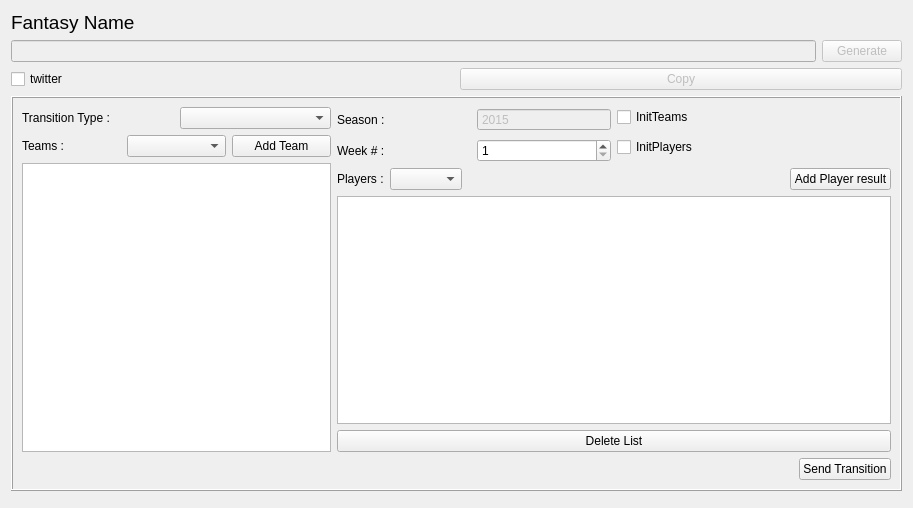
<?xml version="1.0" encoding="UTF-8"?>
<ui version="4.0">
 <class>DataAgentUI</class>
 <widget class="QWidget" name="DataAgentUI">
  <property name="geometry">
   <rect>
    <x>0</x>
    <y>0</y>
    <width>913</width>
    <height>508</height>
   </rect>
  </property>
  <property name="windowTitle">
   <string>Form</string>
  </property>
  <layout class="QGridLayout" name="gridLayout_3">
   <item row="0" column="0">
    <layout class="QGridLayout" name="gridLayout_4">
     <item row="0" column="0">
      <widget class="QLabel" name="fantasynamestatus">
       <property name="font">
        <font>
         <pointsize>14</pointsize>
        </font>
       </property>
       <property name="text">
        <string>Fantasy Name</string>
       </property>
       <property name="textFormat">
        <enum>Qt::RichText</enum>
       </property>
       <property name="alignment">
        <set>Qt::AlignBottom|Qt::AlignLeading|Qt::AlignLeft</set>
       </property>
       <property name="margin">
        <number>0</number>
       </property>
      </widget>
     </item>
     <item row="1" column="0">
      <layout class="QHBoxLayout" name="horizontalLayout">
       <item>
        <widget class="QLineEdit" name="fantasyname">
         <property name="enabled">
          <bool>false</bool>
         </property>
        </widget>
       </item>
       <item>
        <widget class="QPushButton" name="generate">
         <property name="enabled">
          <bool>false</bool>
         </property>
         <property name="text">
          <string>Generate</string>
         </property>
        </widget>
       </item>
      </layout>
     </item>
     <item row="2" column="0">
      <layout class="QHBoxLayout" name="horizontalLayout_2">
       <item>
        <widget class="QCheckBox" name="twitter">
         <property name="layoutDirection">
          <enum>Qt::LeftToRight</enum>
         </property>
         <property name="autoFillBackground">
          <bool>false</bool>
         </property>
         <property name="text">
          <string>twitter</string>
         </property>
        </widget>
       </item>
       <item>
        <widget class="QPushButton" name="copy">
         <property name="enabled">
          <bool>false</bool>
         </property>
         <property name="text">
          <string>Copy</string>
         </property>
        </widget>
       </item>
      </layout>
     </item>
    </layout>
   </item>
   <item row="1" column="0">
    <widget class="QFrame" name="frame_2">
     <property name="frameShape">
      <enum>QFrame::Box</enum>
     </property>
     <property name="frameShadow">
      <enum>QFrame::Raised</enum>
     </property>
     <layout class="QGridLayout" name="gridLayout_2">
      <item row="0" column="0" rowspan="3">
       <layout class="QVBoxLayout" name="verticalLayout">
        <item>
         <layout class="QHBoxLayout" name="horizontalLayout_3">
          <item>
           <widget class="QLabel" name="label">
            <property name="text">
             <string>Transition Type :</string>
            </property>
           </widget>
          </item>
          <item>
           <widget class="QComboBox" name="dataTransitionCombo"/>
          </item>
         </layout>
        </item>
        <item>
         <layout class="QHBoxLayout" name="horizontalLayout_4">
          <item>
           <widget class="QLabel" name="label_2">
            <property name="text">
             <string>Teams :</string>
            </property>
           </widget>
          </item>
          <item>
           <widget class="QComboBox" name="myTeamsCmb"/>
          </item>
          <item>
           <widget class="QPushButton" name="myAddTeam">
            <property name="text">
             <string>Add Team</string>
            </property>
           </widget>
          </item>
         </layout>
        </item>
        <item>
         <widget class="QListWidget" name="teamStartList"/>
        </item>
       </layout>
      </item>
      <item row="0" column="1" colspan="5">
       <layout class="QGridLayout" name="gridLayout">
        <item row="0" column="0" rowspan="2">
         <layout class="QHBoxLayout" name="horizontalLayout_5">
          <item>
           <widget class="QLabel" name="label_4">
            <property name="text">
             <string>Season :</string>
            </property>
           </widget>
          </item>
          <item>
           <widget class="QSpinBox" name="seasonBox">
            <property name="enabled">
             <bool>false</bool>
            </property>
            <property name="buttonSymbols">
             <enum>QAbstractSpinBox::NoButtons</enum>
            </property>
            <property name="minimum">
             <number>2015</number>
            </property>
           </widget>
          </item>
         </layout>
        </item>
        <item row="0" column="1">
         <widget class="QCheckBox" name="allTeams">
          <property name="text">
           <string>InitTeams</string>
          </property>
         </widget>
        </item>
        <item row="1" column="1" rowspan="2">
         <widget class="QCheckBox" name="allPLayers">
          <property name="text">
           <string>InitPlayers</string>
          </property>
         </widget>
        </item>
        <item row="2" column="0">
         <layout class="QHBoxLayout" name="horizontalLayout_6">
          <item>
           <widget class="QLabel" name="label_5">
            <property name="text">
             <string>Week # :</string>
            </property>
           </widget>
          </item>
          <item>
           <widget class="QSpinBox" name="weekBox">
            <property name="minimum">
             <number>1</number>
            </property>
            <property name="maximum">
             <number>16</number>
            </property>
           </widget>
          </item>
         </layout>
        </item>
       </layout>
      </item>
      <item row="1" column="1">
       <widget class="QLabel" name="label_3">
        <property name="text">
         <string>Players :</string>
        </property>
       </widget>
      </item>
      <item row="1" column="2">
       <widget class="QComboBox" name="myPlayersCmb"/>
      </item>
      <item row="1" column="3">
       <spacer name="horizontalSpacer_2">
        <property name="orientation">
         <enum>Qt::Horizontal</enum>
        </property>
        <property name="sizeHint" stdset="0">
         <size>
          <width>321</width>
          <height>20</height>
         </size>
        </property>
       </spacer>
      </item>
      <item row="1" column="4" colspan="2">
       <widget class="QPushButton" name="myAddScoringLineButton">
        <property name="text">
         <string>Add Player result</string>
        </property>
       </widget>
      </item>
      <item row="2" column="1" colspan="5">
       <layout class="QVBoxLayout" name="verticalLayout_2">
        <item>
         <widget class="QTableView" name="myScoringTableView"/>
        </item>
        <item>
         <widget class="QPushButton" name="myDeleteAllRowsButton">
          <property name="text">
           <string>Delete List</string>
          </property>
         </widget>
        </item>
       </layout>
      </item>
      <item row="3" column="0" colspan="5">
       <spacer name="horizontalSpacer">
        <property name="orientation">
         <enum>Qt::Horizontal</enum>
        </property>
        <property name="sizeHint" stdset="0">
         <size>
          <width>782</width>
          <height>20</height>
         </size>
        </property>
       </spacer>
      </item>
      <item row="3" column="5">
       <widget class="QPushButton" name="mySendResultsButton">
        <property name="text">
         <string>Send Transition</string>
        </property>
       </widget>
      </item>
     </layout>
    </widget>
   </item>
   <item row="2" column="0">
    <widget class="StatusWidget" name="myStatusLabel" native="true"/>
   </item>
  </layout>
 </widget>
 <customwidgets>
  <customwidget>
   <class>StatusWidget</class>
   <extends>QWidget</extends>
   <header>statuswidget.h</header>
   <container>1</container>
  </customwidget>
 </customwidgets>
 <resources/>
 <connections/>
</ui>
